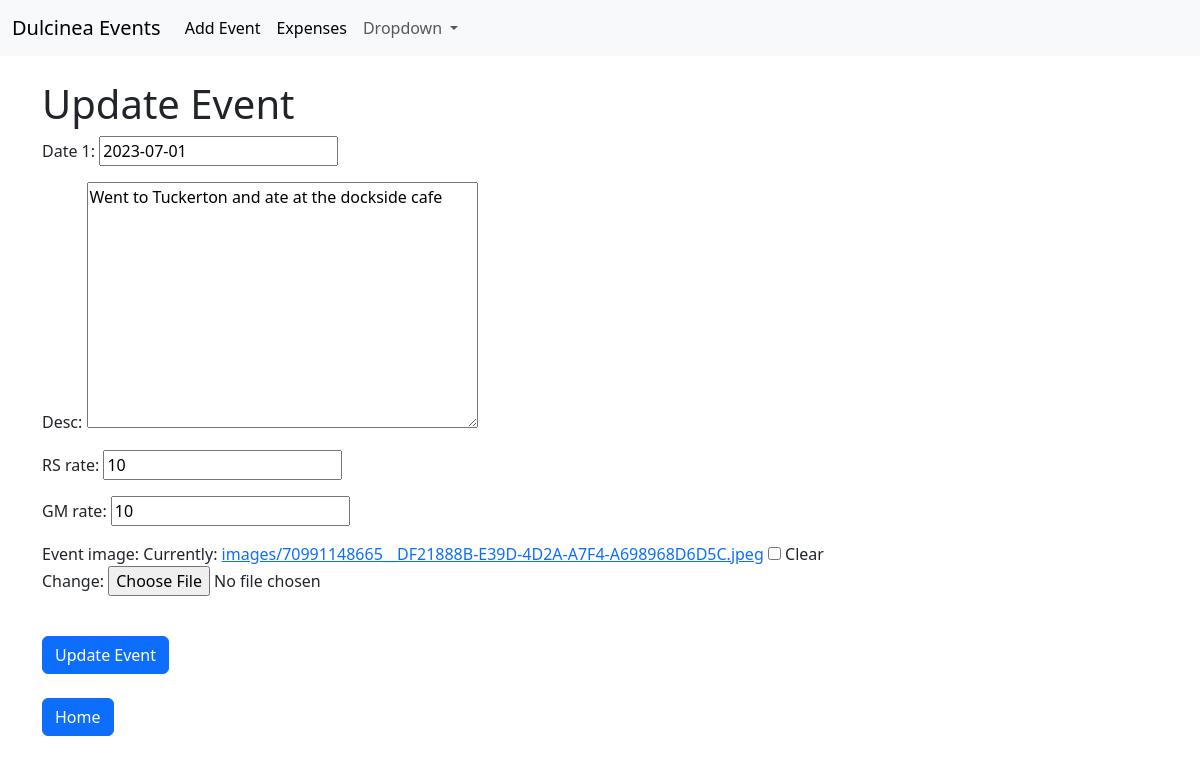
Page /update_event/13 on the committed database.
### dulc_app/models.py (models this page shows, shortened)
class Dulcinea(models.Model):
      date_1 = models.DateField()
      user = models.ForeignKey(User, on_delete=models.CASCADE)
      desc = models.TextField(max_length=500)
      RS_rate = models.IntegerField(validators=[MinValueValidator(1), MaxValueValidator(10)], default='10')
      GM_rate = models.IntegerField(validators=[MinValueValidator(1), MaxValueValidator(10)],default='10')
      event_image = models.ImageField(null=True, blank=True,  upload_to='images/')
      class Meta:
            ordering = ['date_1']

### dulc_app/views.py (the view)
# urls.py: path('update_event/<int:pk>', UpdateEventView.as_view(), name='update-detail'),
class UpdateEventView(UpdateView):
      model = Dulcinea
      template_name = 'update_events.html'
      fields = ['date_1','desc', 'RS_rate', 'GM_rate', 'event_image']

### dulc_app/templates/update_events.html (shortened to what this page needs)
{% extends 'base.html' %}
{% block content %}
<h1>Update Event</h1>
<div class="form-group">
      <form method="POST", enctype="multipart/form-data">
            {{ form.as_p }}
            <br>
            <button class="btn btn-primary">Update Event</button>
      </form>
</div>
<br>
<a href="{% url 'home'%}" class="btn btn-primary">Home</a>
{% endblock %}

### rows in the picture
Dulcinea: date_1 "2023-07-01", desc "Went to Tuckerton and ate at the dockside cafe", RS_rate "10", GM_rate "10"
